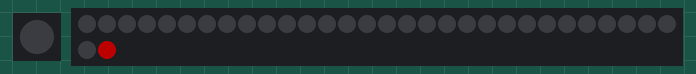
A program run on a simulated CircuitPython board. Shown: 1 RGB LEDs in strip order, left to right, 32 RGB LEDs in strip order, left to right, continuing on the next row. Dim RGB values are drawn brighter than linear; random numbers come from a fixed seed.

Above: at 0.96 s.
At 16.87 s:
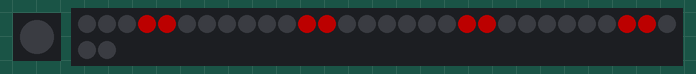
At 32.9 s:
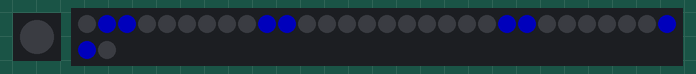
Timing chart, 0 to 34.4 s (numbered marks = the images above):
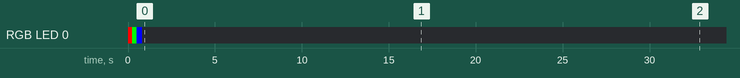

The program:

code-GemmaM0GogglesController.py
```python
# Gemma MO controller for goggles.py
import time

import board
import neopixel

# Set up for onboar LED
import adafruit_dotstar
try:
    import urandom as random  # for v1.0 API support
except ImportError:
    import random

# At startup, blink the onboard LED a couple of times before turning it off and firing up the program
onboardled = adafruit_dotstar.DotStar(board.APA102_SCK, board.APA102_MOSI, 1)
onboardled[0] = (255, 0, 0)
time.sleep(0.25)
onboardled[0] = (0, 255, 0)
time.sleep(0.25)
onboardled[0] = (0, 0, 255)
time.sleep(0.25)
onboardled.brightness = 0

numpix = 32  # Number of NeoPixels
pixpin = board.D0  # Pin where NeoPixels are connected

mode = 0  # Current animation effect
offset = 0  # Position of spinny eyes

rgb_colors = ([255, 0, 0],  # red
              [0, 255, 0],  # green
              [0, 0, 255])  # blue

rgb_idx = 0  # index counter - primary color we are on
color = rgb_colors[rgb_idx]
prevtime = 0

pixels = neopixel.NeoPixel(pixpin, numpix, brightness=.3, auto_write=False)

prevtime = time.monotonic()


while True:
    i = 0
    t = 0

    # Random sparks - just one LED on at a time!
    if mode == 0:
        i = random.randint(0, (numpix - 1))
        pixels[i] = color
        pixels.write()
        time.sleep(0.01)
        pixels[i] = (0, 0, 0)

    # Spinny wheels (8 LEDs on at a time)
    elif mode == 1:
        for i in range(0, numpix):
            c = 0

            # 4 pixels on...
            if ((offset + i) & 7) < 2:
                c = color

            pixels[i] = c  # First eye
            pixels[(numpix - 1) - i] = c  # Second eye (flipped)

        pixels.write()
        offset += 1
        time.sleep(0.05)

    t = time.monotonic()

    if (t - prevtime) > 8:  # Every 8 seconds...
        mode += 1  # Next mode
        if mode > 1:  # End of modes?
            mode = 0  # Start modes over

        if rgb_idx > 2:  # reset R-->G-->B rotation
            rgb_idx = 0

        color = rgb_colors[rgb_idx]  # next color assignment
        rgb_idx += 1

        for i in range(0, numpix):
            pixels[i] = (0, 0, 0)

        prevtime = t
```

Measured:
- by itself, RGB LED 0: off → RGB(255, 0, 0) at 0.00 s, → RGB(0, 255, 0) 0.25 s later, → RGB(0, 0, 255) 0.25 s later, → off 0.31 s later
